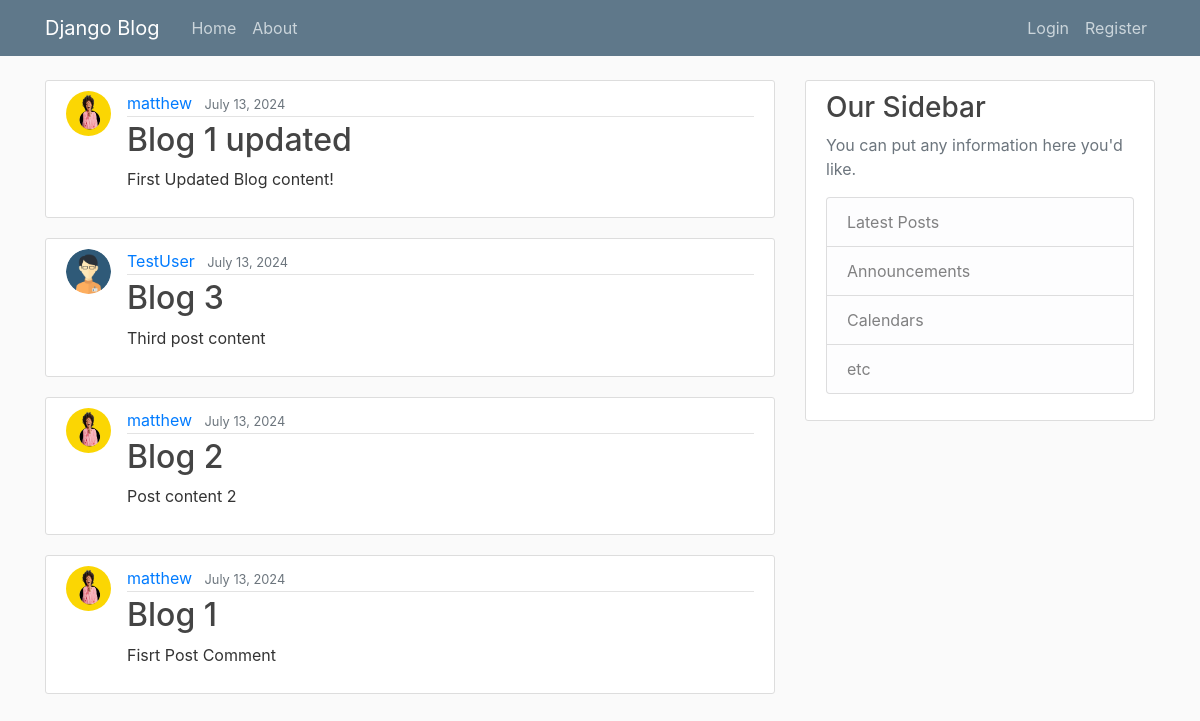
/, run on an earlier commit of the app's database.
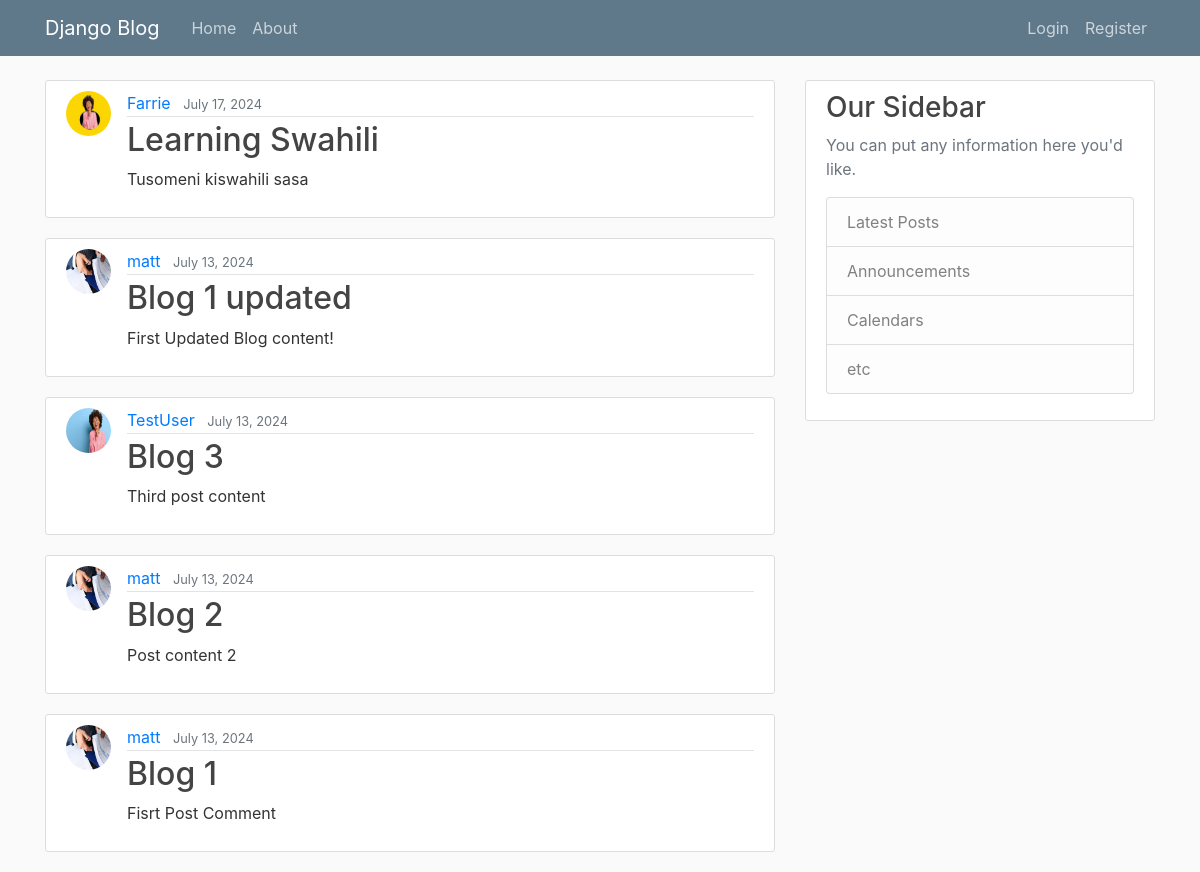
And on a later commit of the database.
### blog/models.py (models this page shows, shortened)
class Post(models.Model):
    title = models.CharField(max_length=100)
    content = models.TextField()
    date_posted = models.DateTimeField(default = timezone.now)
    author = models.ForeignKey(User, on_delete=models.CASCADE)

### users/models.py (models this page shows, shortened)
class Profile(models.Model):
    user = models.OneToOneField(User, on_delete=models.CASCADE)
    image = models.ImageField(default='default.png', upload_to='profile_pics')

### blog/views.py (the view)
# urls.py: path('', PostListView.as_view(), name='blog-home'),
class PostListView(ListView):
    model= Post
    template_name = 'blog/home.html' #<app>/<model>_<viewtype>.html
    context_object_name = 'posts'
    ordering = ['-date_posted']
    paginate_by = 5

### blog/templates/blog/home.html
{% extends "blog/base.html" %}
{% block content %}
    {% for post in posts %}
        <article class="media content-section">
            <img class="rounded-circle article-img" src="{{post.author.profile.image.url}}" alt="The author image of this post">
            <div class="media-body">
                <div class="article-metadata">
                <a class="mr-2" href="#">{{ post.author }}</a>
                <small class="text-muted">{{ post.date_posted|date:"F d, Y" }}</small>
                </div>
                <h2><a class="article-title" href="#">{{ post.title }}</a></h2>
                <p class="article-content">{{ post.content }}</p>
            </div>
        </article>
    {% endfor %}
{% endblock %}

### blog/templates/blog/base.html (shortened to what this page needs)
{% load static %}
<html lang="en">
<head>
    <link rel="stylesheet" href="https://cdn.jsdelivr.net/npm/bootstrap@4.0.0/dist/css/bootstrap.min.css">
    <link rel="stylesheet" type="text/css" href="{% static 'blog/main.css' %}">
</head>
<body>
    <header class="site-header">
        <nav class="navbar navbar-expand-md navbar-dark bg-steel fixed-top">
            <div class="container">
            <a class="navbar-brand mr-4" href="{% url 'blog-home' %}">Django Blog</a>
            <div class="collapse navbar-collapse" id="navbarToggle">
                <div class="navbar-nav mr-auto">
                <a class="nav-item nav-link" href="{% url 'blog-home' %}">Home</a>
                <a class="nav-item nav-link" href="{% url 'blog-about' %}">About</a>
                </div>
                <div class="navbar-nav">
                    {% if user.is_authenticated %}
                        <a class="nav-item nav-link" href="{% url 'post-create' %}">New Post</a>
                        <a class="nav-item nav-link" href="{% url 'profile' %}">Profile</a>
                        <form method="post" action="{% url 'logout' %}">
                            {% csrf_token %}
                            <button class="btn " type="submit">logout</button>
                        </form>
                    {% else %}
                        <a class="nav-item nav-link" href="{% url 'login' %}">Login</a>
                        <a class="nav-item nav-link" href="{% url 'register' %}">Register</a>
                    {% endif %}
                </div>
            </div>
            </div>
         </nav>
    </header>
        <main role="main" class="container">
            <div class="row">
                <div class="col-md-8">
                {% block content %}{% endblock %}
                </div>
                <div class="col-md-4">
                <div class="content-section">
                    <h3>Our Sidebar</h3>
                    <p class='text-muted'>You can put any information here you'd like.
                    <ul class="list-group">
                        <li class="list-group-item list-group-item-light">Latest Posts</li>
                        <li class="list-group-item list-group-item-light">Announcements</li>
                        <li class="list-group-item list-group-item-light">Calendars</li>
                        <li class="list-group-item list-group-item-light">etc</li>
                    </ul>
                    </p>
                </div>
                </div>
            </div>
    </main>
</body>
</html>

### blog/static/blog/main.css (style rules this page uses)
body { background: #fafafa; color: #333333; margin-top: 5rem; }
h1, h2, h3, h4, h5, h6 { color: #444444; }
ul { margin: 0; }
.bg-steel { background-color: #5f788a; }
.site-header .navbar-nav .nav-link { color: #cbd5db; }
.content-section { background: #ffffff; padding: 10px 20px; border: 1px solid #dddddd; border-radius: 3px; margin-bottom: 20px; }
.article-title { color: #444444; }
.article-content { white-space: pre-line; }
.article-img { height: 45px; width: 45px; margin-right: 16px; }
.article-metadata { padding-bottom: 1px; margin-bottom: 4px; border-bottom: 1px solid #e3e3e3 }

What changed in the data, as far as the page shows it:
added Post: author.profile.image (picture), author "Farrie", date_posted "July 17, 2024", title "Learning Swahili", content "Tusomeni kiswahili sasa"
changed through a linked row, Post "Blog 1 updated": author.profile.image: a different picture; author "matthew" → "matt"
changed through a linked row, Post "Blog 3": author.profile.image: picture added in place of a placeholder
changed through a linked row, Post "Blog 2": author.profile.image: a different picture; author "matthew" → "matt"
changed through a linked row, Post "Blog 1": author.profile.image: a different picture; author "matthew" → "matt"
